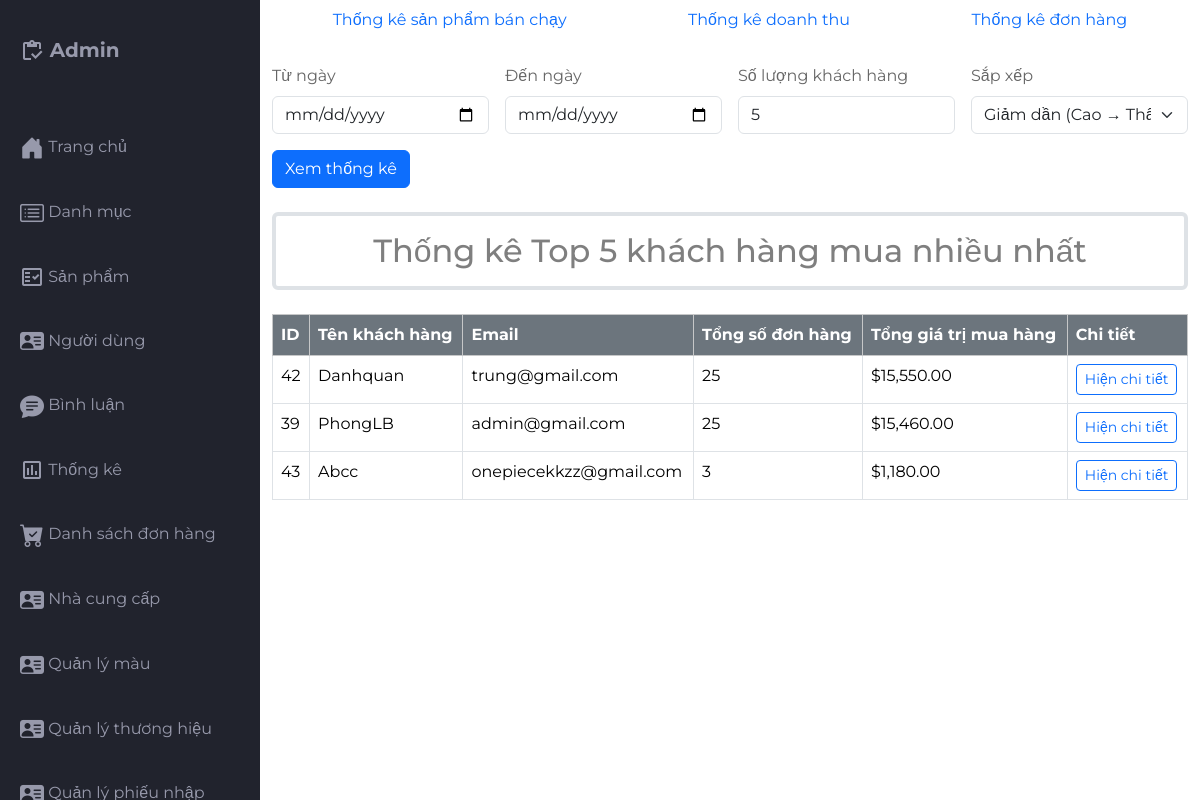
Screenshot of /src/Admin/indexadmin.php?act=thongke_khachhang (signed in) with the database file from the repository.
### tables this page shows
CREATE TABLE `khachhang` (
  `kh_id` int(11) NOT NULL,
  `kh_name` varchar(55) NOT NULL,
  `kh_pass` varchar(55) NOT NULL,
  `kh_mail` varchar(255) NOT NULL,
  `kh_tel` varchar(55) NOT NULL,
  `kh_address` varchar(255) NOT NULL,
  `vaitro_id` int(11) NOT NULL,
  `trangthai` int(1) NOT NULL
);

### src/app/model/connectdb.php (called while the page is built, shortened)
<?php
function get_connect()
{
    try {
        $conn = new PDO("mysql:host=localhost;dbname=da1;charset=utf8", "root", "");
        $conn->setAttribute(PDO::ATTR_ERRMODE, PDO::ERRMODE_EXCEPTION);
        return $conn;
    } catch (Exception $e) {
        echo 'Kết nối thất bại: ' . $e->getMessage();
        return null;
    }
}
function pdo_queryall($sql)
{
    $thamso = array_slice(func_get_args(), 1);
    $conn = get_connect();
    try {
        $exe = $conn->prepare($sql);
        $exe->execute($thamso);
        return $exe->fetchAll(PDO::FETCH_ASSOC);
    } catch (Exception $e) {
        echo 'Thao tác thất bại: ' . $e->getMessage();
    } finally {
        unset($conn);
    }
}

### src/app/model/thongke.php (called while the page is built, shortened)
<?php
function get_top_khachhang($date_from = null, $date_to = null, $top_limit = 5, $sort_order = 'desc')
{
    $date_condition = "";
    $sql = "SELECT
                k.kh_id as user_id,
                k.kh_name as user_name,
                k.kh_mail as user_email,
                COUNT(o.order_id) as so_don_hang,
                SUM(o.order_totalprice) as tong_mua
            FROM
                khachhang k
            JOIN
                `order` o ON k.kh_id = o.kh_id
            WHERE
                k.vaitro_id = 2
                AND o.order_trangthai = 'Đã giao hàng'
                $date_condition
            GROUP BY
                k.kh_id, k.kh_name, k.kh_mail
            HAVING
                so_don_hang > 0
            ORDER BY
                tong_mua " . ($sort_order == 'asc' ? 'ASC' : 'DESC') . "
            LIMIT $top_limit";
    return pdo_queryall($sql);
}

### src/Admin/Thongke/thongke_khachhang.php (the view, shortened to what this page needs)
<div class="container">
    <?php
    include 'menu_thongke.php';
    ?>
    <div class="row mb-4">
        <div class="col-md-12">
            <form action="indexadmin.php?act=thongke_khachhang" method="POST" class="row g-3">
                <div class="col-md-3">
                    <label for="date_from" class="form-label">Từ ngày</label>
                    <input type="date" class="form-control" id="date_from" name="date_from"
                        value="<?= isset($_POST['date_from']) ? $_POST['date_from'] : '' ?>">
                </div>
                <div class="col-md-3">
                    <label for="date_to" class="form-label">Đến ngày</label>
                    <input type="date" class="form-control" id="date_to" name="date_to"
                        value="<?= isset($_POST['date_to']) ? $_POST['date_to'] : '' ?>">
                </div>
                <div class="col-md-3">
                    <label for="top_limit" class="form-label">Số lượng khách hàng</label>
                    <input type="number" class="form-control" id="top_limit" name="top_limit" min="1" max="20"
                        value="<?= isset($_POST['top_limit']) ? $_POST['top_limit'] : 5 ?>">
                </div>
                <div class="col-md-3">
                    <label for="sort_order" class="form-label">Sắp xếp</label>
                    <select class="form-select" id="sort_order" name="sort_order">
                        <option value="desc"
                            <?= (isset($_POST['sort_order']) && $_POST['sort_order'] == 'desc') ? 'selected' : '' ?>>
                            Giảm dần (Cao → Thấp)
                        </option>
                    </select>
                </div>
                <div class="col-12 mt-3">
                    <button type="submit" class="btn btn-primary">Xem thống kê</button>
                </div>
            </form>
        </div>
    </div>
    <?php
    $top_limit = isset($_POST['top_limit']) ? intval($_POST['top_limit']) : 5;
    $date_from = isset($_POST['date_from']) && $_POST['date_from'] != '' ? $_POST['date_from'] : null;
    $date_to = isset($_POST['date_to']) && $_POST['date_to'] != '' ? $_POST['date_to'] : null;
    $sort_order = isset($_POST['sort_order']) ? $_POST['sort_order'] : 'desc';
    $khach_hang_top = get_top_khachhang($date_from, $date_to, $top_limit, $sort_order);
    $debug = [];
    if (!empty($khach_hang_top)) {
        foreach ($khach_hang_top as $kh) {
            $user_id = $kh['user_id'];
        }
    }
    ?>
    <h2 class="border border-4 mb-4 text-black-50 p-3 text-center rounded">
        Thống kê Top <?= $top_limit ?> khách hàng mua nhiều nhất
    </h2>
    <?php if (empty($khach_hang_top)): ?>
    <div class="alert alert-info">
        <i class="bi bi-info-circle"></i>
        <?php if (empty($_POST['date_from']) && empty($_POST['date_to'])): ?>
        Vui lòng chọn khoảng thời gian để xem thống kê khách hàng hoặc bấm nút "Xem thống kê" để xem toàn bộ.
        <?php else: ?>
        Không có dữ liệu đơn hàng đã hoàn thành trong khoảng thời gian này.
        <?php if (!empty($debug)): ?>
        <hr>
        <details>
            <summary>Thông tin debug (nhấn để hiển thị)</summary>
            <pre><?php print_r($debug); ?></pre>
        </details>
        <?php endif; ?>
        <?php endif; ?>
    </div>
    <?php else: ?>
    <div class="table-responsive">
        <table class="table table-bordered table-hover">
            <thead class="table-light">
                <tr>
                    <th class="text-bg-secondary">ID</th>
                    <th class="text-bg-secondary">Tên khách hàng</th>
                    <th class="text-bg-secondary">Email</th>
                    <th class="text-bg-secondary">Tổng số đơn hàng</th>
                    <th class="text-bg-secondary">Tổng giá trị mua hàng</th>
                    <th class="text-bg-secondary">Chi tiết</th>
                </tr>
            </thead>
            <tbody>
                <?php
                    if (!empty($khach_hang_top)) {
                        foreach ($khach_hang_top as $kh) {
                            extract($kh);
                    ?>
                <tr>
                    <td><?= $user_id ?></td>
                    <td><?= $user_name ?></td>
                    <td><?= $user_email ?></td>
                    <td><?= $so_don_hang ?></td>
                    <td>$<?= number_format($tong_mua, 2) ?></td>
                    <td>
                        <button class="btn btn-sm btn-outline-primary toggle-details" data-user-id="<?= $user_id ?>">
                            Hiện chi tiết
                        </button>
                    </td>
                </tr>
                <?php
                        }
                    } else {
                        echo "<tr><td colspan='6' class='text-center'>Không có dữ liệu</td></tr>";
                    }
                    ?>
            </tbody>
        </table>
    </div>
    <?php endif; ?>
</div>

### src/Admin/css/styles.css (style rules this page uses)
body { margin: 0; padding: 0; box-sizing: border-box; background-color: #e6e8ed; color: #666666; font-family: "Montserrat", sans-serif; }

### rows the page displays
khachhang: kh_id "42", kh_name "Danhquan", kh_mail "trung@gmail.com", so_don_hang "25", tong_mua "15,550.00"
khachhang: kh_id "39", kh_name "PhongLB", kh_mail "admin@gmail.com", so_don_hang "25", tong_mua "15,460.00"
khachhang: kh_id "43", kh_name "Abcc", kh_mail "onepiecekkzz@gmail.com", so_don_hang "3", tong_mua "1,180.00"

### other values shown
$top_limit "5"
